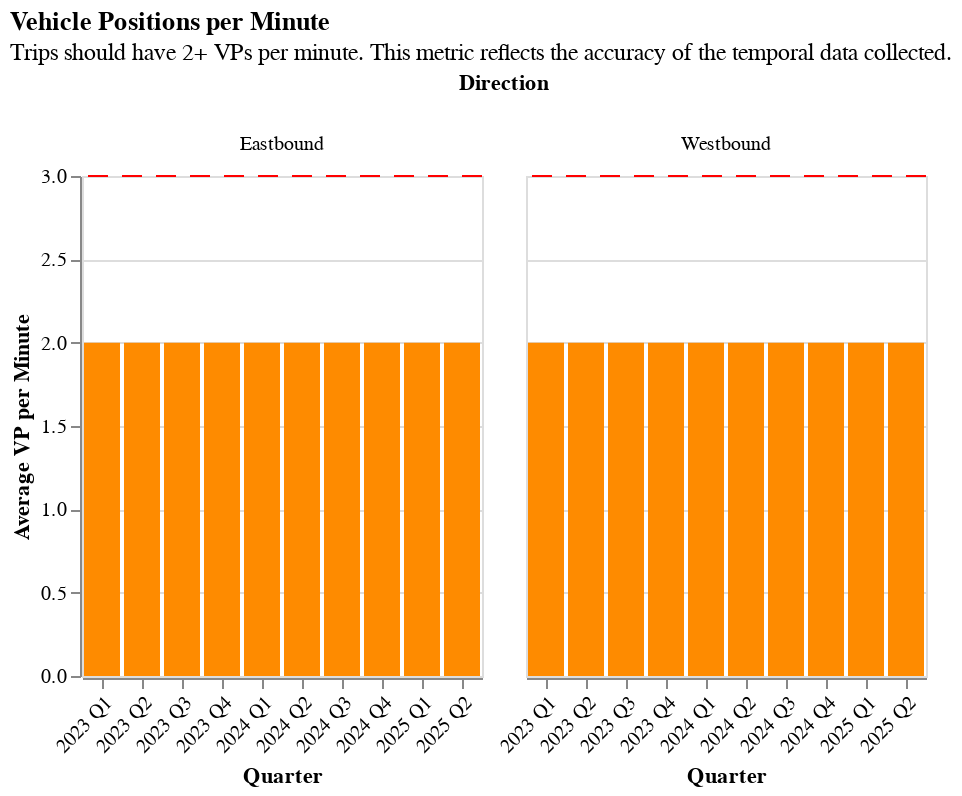

Here is the notebook cell this chart was saved with:
### Code cell
vp_per_minute_chart(qtr_df.loc[qtr_df["Period"]=="All Day"])

### Figure 1 — Vega-Lite specification as saved in the notebook (floating-point values rounded to 4 significant figures)
{"config": {"view": {"continuousWidth": 300, "continuousHeight": 300}}, "data": {"name": "data-ba779ca335407fb9646fb0dedc0496fc"}, "facet": {"column": {"field": "Direction", "type": "nominal"}}, "spec": {"layer": [{"mark": {"type": "bar"}, "encoding": {"color": {"field": "Average VP per Minute", "legend": null, "scale": {"range": ["#dd217d", "#fc5c04", "#fcb40e", "#ccbb44"]}, "title": "Average VP per Minute", "type": "quantitative"}, "tooltip": [{"field": "Quarter", "type": "nominal"}, {"field": "Route", "type": "nominal"}, {"field": "Direction", "type": "nominal"}, {"field": "Average VP per Minute", "type": "quantitative"}], "x": {"axis": {"format": "", "labelAngle": -45}, "field": "Quarter", "title": "Quarter", "type": "nominal"}, "y": {"field": "Average VP per Minute", "title": "Average VP per Minute", "type": "quantitative"}}}, {"data": {"name": "data-83a01a0d96f2bd579148b2ee059dbae5"}, "mark": {"type": "rule", "color": "red", "strokeDash": [10, 7]}, "encoding": {"y": {"aggregate": "mean", "field": "ruler", "type": "quantitative"}}}], "height": 250, "width": 200}, "title": {"text": "Vehicle Positions per Minute", "subtitle": "Trips should have 2+ VPs per minute. This metric reflects the accuracy of the temporal data collected."}, "$schema": "https://vega.github.io/schema/vega-lite/v5.20.1.json", "datasets": {"data-ba779ca335407fb9646fb0dedc0496fc": [{"Direction (0/1)": 0, "Period": "All Day", "Average Scheduled Service (trip minutes)": 40.0, "# Scheduled Trips": 477, "# Realtime Trips": 475, "Route": "1 CALIFORNIA", "Direction": "Westbound", "# Minutes with 1+ VP per Minute": 8063.0, "# Minutes with 2+ VP per Minute": 7950.0, "# Early Arrival Trips": 4, "# On-Time Trips": 121, "# Late Trips": 350, "Average VP per Minute": 2.0, "% VP within Scheduled Shape": 100.0, "% Scheduled Trip w/ 1+ VP/Minute": 100.0, "% Scheduled Trip w/ 2+ VP/Minute": 100.0, "Realtime versus Scheduled Service Ratio": 2.0, "Speed (MPH)": 5.0, "Portfolio Organization Name": "City and County of San Francisco", "Headway (Minutes)": 9.0, "GTFS Availability": "schedule_and_vp", "Average Stop Distance (Miles)": 0.0, "Quarter": "2023 Q2"}, {"Direction (0/1)": 1, "Period": "All Day", "Average Scheduled Service (trip minutes)": 38.0, "# Scheduled Trips": 494, "# Realtime Trips": 485, "Route": "1 CALIFORNIA", "Direction": "Eastbound", "# Minutes with 1+ VP per Minute": 9054.0, "# Minutes with 2+ VP per Minute": 8935.0, "# Early Arrival Trips": 5, "# On-Time Trips": 34, "# Late Trips": 446, "Average VP per Minute": 2.0, "% VP within Scheduled Shape": 100.0, "% Scheduled Trip w/ 1+ VP/Minute": 100.0, "% Scheduled Trip w/ 2+ VP/Minute": 100.0, "Realtime versus Scheduled Service Ratio": 2.0, "Speed (MPH)": 5.0, "Portfolio Organization Name": "City and County of San Francisco", "Headway (Minutes)": 9.0, "GTFS Availability": "schedule_and_vp", "Average Stop Distance (Miles)": 0.0, "Quarter": "2023 Q2"}, {"Direction (0/1)": 0, "Period": "All Day", "Average Scheduled Service (trip minutes)": 38.0, "# Scheduled Trips": 350, "# Realtime Trips": 347, "Route": "1 CALIFORNIA", "Direction": "Westbound", "# Minutes with 1+ VP per Minute": 8176.0, "# Minutes with 2+ VP per Minute": 8050.0, "# Early Arrival Trips": 3, "# On-Time Trips": 131, "# Late Trips": 213, "Average VP per Minute": 2.0, "% VP within Scheduled Shape": 100.0, "% Scheduled Trip w/ 1+ VP/Minute": 100.0, "% Scheduled Trip w/ 2+ VP/Minute": 100.0, "Realtime versus Scheduled Service Ratio": 2.0, "Speed (MPH)": 5.0, "Portfolio Organization Name": "City and County of San Francisco", "Headway (Minutes)": 8.0, "GTFS Availability": "schedule_and_vp", "Average Stop Distance (Miles)": 0.0, "Quarter": "2023 Q3"}, {"Direction (0/1)": 1, "Period": "All Day", "Average Scheduled Service (trip minutes)": 36.0, "# Scheduled Trips": 356, "# Realtime Trips": 350, "Route": "1 CALIFORNIA", "Direction": "Eastbound", "# Minutes with 1+ VP per Minute": 9665.0, "# Minutes with 2+ VP per Minute": 9548.0, "# Early Arrival Trips": 1, "# On-Time Trips": 25, "# Late Trips": 324, "Average VP per Minute": 2.0, "% VP within Scheduled Shape": 100.0, "% Scheduled Trip w/ 1+ VP/Minute": 200.0, "% Scheduled Trip w/ 2+ VP/Minute": 100.0, "Realtime versus Scheduled Service Ratio": 2.0, "Speed (MPH)": 5.0, "Portfolio Organization Name": "City and County of San Francisco", "Headway (Minutes)": 8.0, "GTFS Availability": "schedule_and_vp", "Average Stop Distance (Miles)": 0.0, "Quarter": "2023 Q3"}, {"Direction (0/1)": 0, "Period": "All Day", "Average Scheduled Service (trip minutes)": 38.0, "# Scheduled Trips": 525, "# Realtime Trips": 514, "Route": "1 CALIFORNIA", "Direction": "Westbound", "# Minutes with 1+ VP per Minute": 8252.0, "# Minutes with 2+ VP per Minute": 8131.0, "# Early Arrival Trips": 14, "# On-Time Trips": 153, "# Late Trips": 347, "Average VP per Minute": 2.0, "% VP within Scheduled Shape": 100.0, "% Scheduled Trip w/ 1+ VP/Minute": 100.0, "% Scheduled Trip w/ 2+ VP/Minute": 100.0, "Realtime versus Scheduled Service Ratio": 2.0, "Speed (MPH)": 5.0, "Portfolio Organization Name": "City and County of San Francisco", "Headway (Minutes)": 8.0, "GTFS Availability": "schedule_and_vp", "Average Stop Distance (Miles)": 0.0, "Quarter": "2023 Q4"}, {"Direction (0/1)": 1, "Period": "All Day", "Average Scheduled Service (trip minutes)": 36.0, "# Scheduled Trips": 534, "# Realtime Trips": 522, "Route": "1 CALIFORNIA", "Direction": "Eastbound", "# Minutes with 1+ VP per Minute": 9377.0, "# Minutes with 2+ VP per Minute": 9249.0, "# Early Arrival Trips": 7, "# On-Time Trips": 41, "# Late Trips": 474, "Average VP per Minute": 2.0, "% VP within Scheduled Shape": 100.0, "% Scheduled Trip w/ 1+ VP/Minute": 100.0, "% Scheduled Trip w/ 2+ VP/Minute": 100.0, "Realtime versus Scheduled Service Ratio": 2.0, "Speed (MPH)": 5.0, "Portfolio Organization Name": "City and County of San Francisco", "Headway (Minutes)": 8.0, "GTFS Availability": "schedule_and_vp", "Average Stop Distance (Miles)": 0.0, "Quarter": "2023 Q4"}, {"Direction (0/1)": 0, "Period": "All Day", "Average Scheduled Service (trip minutes)": 38.0, "# Scheduled Trips": 525, "# Realtime Trips": 525, "Route": "1 CALIFORNIA", "Direction": "Westbound", "# Minutes with 1+ VP per Minute": 8012.0, "# Minutes with 2+ VP per Minute": 7893.0, "# Early Arrival Trips": 10, "# On-Time Trips": 236, "# Late Trips": 279, "Average VP per Minute": 2.0, "% VP within Scheduled Shape": 100.0, "% Scheduled Trip w/ 1+ VP/Minute": 100.0, "% Scheduled Trip w/ 2+ VP/Minute": 100.0, "Realtime versus Scheduled Service Ratio": 2.0, "Speed (MPH)": 5.0, "Portfolio Organization Name": "City and County of San Francisco", "Headway (Minutes)": 8.0, "GTFS Availability": "schedule_and_vp", "Average Stop Distance (Miles)": 0.0, "Quarter": "2024 Q1"}, {"Direction (0/1)": 1, "Period": "All Day", "Average Scheduled Service (trip minutes)": 36.0, "# Scheduled Trips": 534, "# Realtime Trips": 532, "Route": "1 CALIFORNIA", "Direction": "Eastbound", "# Minutes with 1+ VP per Minute": 9981.0, "# Minutes with 2+ VP per Minute": 9858.0, "# Early Arrival Trips": 3, "# On-Time Trips": 30, "# Late Trips": 499, "Average VP per Minute": 2.0, "% VP within Scheduled Shape": 100.0, "% Scheduled Trip w/ 1+ VP/Minute": 200.0, "% Scheduled Trip w/ 2+ VP/Minute": 200.0, "Realtime versus Scheduled Service Ratio": 2.0, "Speed (MPH)": 5.0, "Portfolio Organization Name": "City and County of San Francisco", "Headway (Minutes)": 8.0, "GTFS Availability": "schedule_and_vp", "Average Stop Distance (Miles)": 0.0, "Quarter": "2024 Q1"}, {"Direction (0/1)": 0, "Period": "All Day", "Average Scheduled Service (trip minutes)": 38.0, "# Scheduled Trips": 350, "# Realtime Trips": 346, "Route": "1 CALIFORNIA", "Direction": "Westbound", "# Minutes with 1+ VP per Minute": 8280.0, "# Minutes with 2+ VP per Minute": 8170.0, "# Early Arrival Trips": 8, "# On-Time Trips": 100, "# Late Trips": 238, "Average VP per Minute": 2.0, "% VP within Scheduled Shape": 100.0, "% Scheduled Trip w/ 1+ VP/Minute": 100.0, "% Scheduled Trip w/ 2+ VP/Minute": 100.0, "Realtime versus Scheduled Service Ratio": 2.0, "Speed (MPH)": 5.0, "Portfolio Organization Name": "City and County of San Francisco", "Headway (Minutes)": 8.0, "GTFS Availability": "schedule_and_vp", "Average Stop Distance (Miles)": 0.0, "Quarter": "2024 Q2"}, {"Direction (0/1)": 1, "Period": "All Day", "Average Scheduled Service (trip minutes)": 36.0, "# Scheduled Trips": 356, "# Realtime Trips": 350, "Route": "1 CALIFORNIA", "Direction": "Eastbound", "# Minutes with 1+ VP per Minute": 9335.0, "# Minutes with 2+ VP per Minute": 9216.0, "# Early Arrival Trips": 6, "# On-Time Trips": 23, "# Late Trips": 321, "Average VP per Minute": 2.0, "% VP within Scheduled Shape": 100.0, "% Scheduled Trip w/ 1+ VP/Minute": 100.0, "% Scheduled Trip w/ 2+ VP/Minute": 100.0, "Realtime versus Scheduled Service Ratio": 2.0, "Speed (MPH)": 5.0, "Portfolio Organization Name": "City and County of San Francisco", "Headway (Minutes)": 8.0, "GTFS Availability": "schedule_and_vp", "Average Stop Distance (Miles)": 0.0, "Quarter": "2024 Q2"}, {"Direction (0/1)": 0, "Period": "All Day", "Average Scheduled Service (trip minutes)": 37.0, "# Scheduled Trips": 539, "# Realtime Trips": 530, "Route": "1 CALIFORNIA", "Direction": "Westbound", "# Minutes with 1+ VP per Minute": 8862.0, "# Minutes with 2+ VP per Minute": 8739.0, "# Early Arrival Trips": 9, "# On-Time Trips": 55, "# Late Trips": 466, "Average VP per Minute": 2.0, "% VP within Scheduled Shape": 100.0, "% Scheduled Trip w/ 1+ VP/Minute": 100.0, "% Scheduled Trip w/ 2+ VP/Minute": 100.0, "Realtime versus Scheduled Service Ratio": 2.0, "Speed (MPH)": 5.0, "Portfolio Organization Name": "City and County of San Francisco", "Headway (Minutes)": 8.0, "GTFS Availability": "schedule_and_vp", "Average Stop Distance (Miles)": 0.0, "Quarter": "2024 Q3"}, {"Direction (0/1)": 1, "Period": "All Day", "Average Scheduled Service (trip minutes)": 36.0, "# Scheduled Trips": 548, "# Realtime Trips": 543, "Route": "1 CALIFORNIA", "Direction": "Eastbound", "# Minutes with 1+ VP per Minute": 8836.0, "# Minutes with 2+ VP per Minute": 8685.0, "# Early Arrival Trips": 13, "# On-Time Trips": 59, "# Late Trips": 471, "Average VP per Minute": 2.0, "% VP within Scheduled Shape": 100.0, "% Scheduled Trip w/ 1+ VP/Minute": 100.0, "% Scheduled Trip w/ 2+ VP/Minute": 100.0, "Realtime versus Scheduled Service Ratio": 2.0, "Speed (MPH)": 5.0, "Portfolio Organization Name": "City and County of San Francisco", "Headway (Minutes)": 8.0, "GTFS Availability": "schedule_and_vp", "Average Stop Distance (Miles)": 0.0, "Quarter": "2024 Q3"}, {"Direction (0/1)": 0, "Period": "All Day", "Average Scheduled Service (trip minutes)": 35.0, "# Scheduled Trips": 567, "# Realtime Trips": 565, "Route": "1 CALIFORNIA", "Direction": "Westbound", "# Minutes with 1+ VP per Minute": 9020.0, "# Minutes with 2+ VP per Minute": 8901.0, "# Early Arrival Trips": 2, "# On-Time Trips": 64, "# Late Trips": 499, "Average VP per Minute": 2.0, "% VP within Scheduled Shape": 100.0, "% Scheduled Trip w/ 1+ VP/Minute": 100.0, "% Scheduled Trip w/ 2+ VP/Minute": 100.0, "Realtime versus Scheduled Service Ratio": 2.0, "Speed (MPH)": 6.0, "Portfolio Organization Name": "City and County of San Francisco", "Headway (Minutes)": 8.0, "GTFS Availability": "schedule_and_vp", "Average Stop Distance (Miles)": 1.0, "Quarter": "2024 Q4"}, {"Direction (0/1)": 1, "Period": "All Day", "Average Scheduled Service (trip minutes)": 35.0, "# Scheduled Trips": 576, "# Realtime Trips": 573, "Route": "1 CALIFORNIA", "Direction": "Eastbound", "# Minutes with 1+ VP per Minute": 9472.0, "# Minutes with 2+ VP per Minute": 9343.0, "# Early Arrival Trips": 5, "# On-Time Trips": 43, "# Late Trips": 525, "Average VP per Minute": 2.0, "% VP within Scheduled Shape": 100.0, "% Scheduled Trip w/ 1+ VP/Minute": 100.0, "% Scheduled Trip w/ 2+ VP/Minute": 100.0, "Realtime versus Scheduled Service Ratio": 2.0, "Speed (MPH)": 5.0, "Portfolio Organization Name": "City and County of San Francisco", "Headway (Minutes)": 8.0, "GTFS Availability": "schedule_and_vp", "Average Stop Distance (Miles)": 1.0, "Quarter": "2024 Q4"}, {"Direction (0/1)": 0, "Period": "All Day", "Average Scheduled Service (trip minutes)": 35.0, "# Scheduled Trips": 378, "# Realtime Trips": 378, "Route": "1 CALIFORNIA", "Direction": "Westbound", "# Minutes with 1+ VP per Minute": 9181.0, "# Minutes with 2+ VP per Minute": 9071.0, "# Early Arrival Trips": 1, "# On-Time Trips": 40, "# Late Trips": 337, "Average VP per Minute": 2.0, "% VP within Scheduled Shape": 100.0, "% Scheduled Trip w/ 1+ VP/Minute": 100.0, "% Scheduled Trip w/ 2+ VP/Minute": 100.0, "Realtime versus Scheduled Service Ratio": 2.0, "Speed (MPH)": 9.0, "Portfolio Organization Name": "City and County of San Francisco", "Headway (Minutes)": 8.0, "GTFS Availability": "schedule_and_vp", "Average Stop Distance (Miles)": 2.0, "Quarter": "2025 Q1"}, {"Direction (0/1)": 1, "Period": "All Day", "Average Scheduled Service (trip minutes)": 35.0, "# Scheduled Trips": 384, "# Realtime Trips": 384, "Route": "1 CALIFORNIA", "Direction": "Eastbound", "# Minutes with 1+ VP per Minute": 9422.0, "# Minutes with 2+ VP per Minute": 9299.0, "# Early Arrival Trips": 2, "# On-Time Trips": 30, "# Late Trips": 352, "Average VP per Minute": 2.0, "% VP within Scheduled Shape": 100.0, "% Scheduled Trip w/ 1+ VP/Minute": 100.0, "% Scheduled Trip w/ 2+ VP/Minute": 100.0, "Realtime versus Scheduled Service Ratio": 2.0, "Speed (MPH)": 14.0, "Portfolio Organization Name": "City and County of San Francisco", "Headway (Minutes)": 8.0, "GTFS Availability": "schedule_and_vp", "Average Stop Distance (Miles)": 2.0, "Quarter": "2025 Q1"}, {"Direction (0/1)": 0, "Period": "All Day", "Average Scheduled Service (trip minutes)": 35.0, "# Scheduled Trips": 378, "# Realtime Trips": 376, "Route": "1 CALIFORNIA", "Direction": "Westbound", "# Minutes with 1+ VP per Minute": 8125.0, "# Minutes with 2+ VP per Minute": 7995.0, "# Early Arrival Trips": 6, "# On-Time Trips": 156, "# Late Trips": 214, "Average VP per Minute": 2.0, "% VP within Scheduled Shape": 100.0, "% Scheduled Trip w/ 1+ VP/Minute": 100.0, "% Scheduled Trip w/ 2+ VP/Minute": 100.0, "Realtime versus Scheduled Service Ratio": 2.0, "Speed (MPH)": 8.0, "Portfolio Organization Name": "City and County of San Francisco", "Headway (Minutes)": 8.0, "GTFS Availability": "schedule_and_vp", "Average Stop Distance (Miles)": 2.0, "Quarter": "2025 Q2"}, {"Direction (0/1)": 1, "Period": "All Day", "Average Scheduled Service (trip minutes)": 35.0, "# Scheduled Trips": 384, "# Realtime Trips": 384, "Route": "1 CALIFORNIA", "Direction": "Eastbound", "# Minutes with 1+ VP per Minute": 10210.0, "# Minutes with 2+ VP per Minute": 10070.0, "# Early Arrival Trips": 4, "# On-Time Trips": 16, "# Late Trips": 364, "Average VP per Minute": 2.0, "% VP within Scheduled Shape": 100.0, "% Scheduled Trip w/ 1+ VP/Minute": 200.0, "% Scheduled Trip w/ 2+ VP/Minute": 200.0, "Realtime versus Scheduled Service Ratio": 2.0, "Speed (MPH)": 15.0, "Portfolio Organization Name": "City and County of San Francisco", "Headway (Minutes)": 8.0, "GTFS Availability": "schedule_and_vp", "Average Stop Distance (Miles)": 3.0, "Quarter": "2025 Q2"}, {"Direction (0/1)": 0, "Period": "All Day", "Average Scheduled Service (trip minutes)": 41.0, "# Scheduled Trips": 151, "# Realtime Trips": 150, "Route": "1 CALIFORNIA", "Direction": "Westbound", "# Minutes with 1+ VP per Minute": 7853.0, "# Minutes with 2+ VP per Minute": 7751.0, "# Early Arrival Trips": 3, "# On-Time Trips": 24, "# Late Trips": 123, "Average VP per Minute": 2.0, "% VP within Scheduled Shape": 100.0, "% Scheduled Trip w/ 1+ VP/Minute": 100.0, "% Scheduled Trip w/ 2+ VP/Minute": 100.0, "Realtime versus Scheduled Service Ratio": 2.0, "Speed (MPH)": 5.0, "Portfolio Organization Name": "City and County of San Francisco", "Headway (Minutes)": 10.0, "GTFS Availability": "schedule_and_vp", "Average Stop Distance (Miles)": 0.0, "Quarter": "2023 Q1"}, {"Direction (0/1)": 1, "Period": "All Day", "Average Scheduled Service (trip minutes)": 38.0, "# Scheduled Trips": 158, "# Realtime Trips": 156, "Route": "1 CALIFORNIA", "Direction": "Eastbound", "# Minutes with 1+ VP per Minute": 8678.0, "# Minutes with 2+ VP per Minute": 8559.0, "# Early Arrival Trips": 1, "# On-Time Trips": 13, "# Late Trips": 142, "Average VP per Minute": 2.0, "% VP within Scheduled Shape": 100.0, "% Scheduled Trip w/ 1+ VP/Minute": 100.0, "% Scheduled Trip w/ 2+ VP/Minute": 100.0, "Realtime versus Scheduled Service Ratio": 2.0, "Speed (MPH)": 5.0, "Portfolio Organization Name": "City and County of San Francisco", "Headway (Minutes)": 9.0, "GTFS Availability": "schedule_and_vp", "Average Stop Distance (Miles)": 0.0, "Quarter": "2023 Q1"}], "data-83a01a0d96f2bd579148b2ee059dbae5": [{"Direction (0/1)": 0, "Period": "All Day", "Average Scheduled Service (trip minutes)": 40.0, "# Scheduled Trips": 477, "# Realtime Trips": 475, "Route": "1 CALIFORNIA", "Direction": "Westbound", "# Minutes with 1+ VP per Minute": 8063.0, "# Minutes with 2+ VP per Minute": 7950.0, "# Early Arrival Trips": 4, "# On-Time Trips": 121, "# Late Trips": 350, "Average VP per Minute": 2.0, "% VP within Scheduled Shape": 100.0, "% Scheduled Trip w/ 1+ VP/Minute": 100.0, "% Scheduled Trip w/ 2+ VP/Minute": 100.0, "Realtime versus Scheduled Service Ratio": 2.0, "Speed (MPH)": 5.0, "Portfolio Organization Name": "City and County of San Francisco", "Headway (Minutes)": 9.0, "GTFS Availability": "schedule_and_vp", "Average Stop Distance (Miles)": 0.0, "Quarter": "2023 Q2", "ruler": 3}, {"Direction (0/1)": 1, "Period": "All Day", "Average Scheduled Service (trip minutes)": 38.0, "# Scheduled Trips": 494, "# Realtime Trips": 485, "Route": "1 CALIFORNIA", "Direction": "Eastbound", "# Minutes with 1+ VP per Minute": 9054.0, "# Minutes with 2+ VP per Minute": 8935.0, "# Early Arrival Trips": 5, "# On-Time Trips": 34, "# Late Trips": 446, "Average VP per Minute": 2.0, "% VP within Scheduled Shape": 100.0, "% Scheduled Trip w/ 1+ VP/Minute": 100.0, "% Scheduled Trip w/ 2+ VP/Minute": 100.0, "Realtime versus Scheduled Service Ratio": 2.0, "Speed (MPH)": 5.0, "Portfolio Organization Name": "City and County of San Francisco", "Headway (Minutes)": 9.0, "GTFS Availability": "schedule_and_vp", "Average Stop Distance (Miles)": 0.0, "Quarter": "2023 Q2", "ruler": 3}, {"Direction (0/1)": 0, "Period": "All Day", "Average Scheduled Service (trip minutes)": 38.0, "# Scheduled Trips": 350, "# Realtime Trips": 347, "Route": "1 CALIFORNIA", "Direction": "Westbound", "# Minutes with 1+ VP per Minute": 8176.0, "# Minutes with 2+ VP per Minute": 8050.0, "# Early Arrival Trips": 3, "# On-Time Trips": 131, "# Late Trips": 213, "Average VP per Minute": 2.0, "% VP within Scheduled Shape": 100.0, "% Scheduled Trip w/ 1+ VP/Minute": 100.0, "% Scheduled Trip w/ 2+ VP/Minute": 100.0, "Realtime versus Scheduled Service Ratio": 2.0, "Speed (MPH)": 5.0, "Portfolio Organization Name": "City and County of San Francisco", "Headway (Minutes)": 8.0, "GTFS Availability": "schedule_and_vp", "Average Stop Distance (Miles)": 0.0, "Quarter": "2023 Q3", "ruler": 3}, {"Direction (0/1)": 1, "Period": "All Day", "Average Scheduled Service (trip minutes)": 36.0, "# Scheduled Trips": 356, "# Realtime Trips": 350, "Route": "1 CALIFORNIA", "Direction": "Eastbound", "# Minutes with 1+ VP per Minute": 9665.0, "# Minutes with 2+ VP per Minute": 9548.0, "# Early Arrival Trips": 1, "# On-Time Trips": 25, "# Late Trips": 324, "Average VP per Minute": 2.0, "% VP within Scheduled Shape": 100.0, "% Scheduled Trip w/ 1+ VP/Minute": 200.0, "% Scheduled Trip w/ 2+ VP/Minute": 100.0, "Realtime versus Scheduled Service Ratio": 2.0, "Speed (MPH)": 5.0, "Portfolio Organization Name": "City and County of San Francisco", "Headway (Minutes)": 8.0, "GTFS Availability": "schedule_and_vp", "Average Stop Distance (Miles)": 0.0, "Quarter": "2023 Q3", "ruler": 3}, {"Direction (0/1)": 0, "Period": "All Day", "Average Scheduled Service (trip minutes)": 38.0, "# Scheduled Trips": 525, "# Realtime Trips": 514, "Route": "1 CALIFORNIA", "Direction": "Westbound", "# Minutes with 1+ VP per Minute": 8252.0, "# Minutes with 2+ VP per Minute": 8131.0, "# Early Arrival Trips": 14, "# On-Time Trips": 153, "# Late Trips": 347, "Average VP per Minute": 2.0, "% VP within Scheduled Shape": 100.0, "% Scheduled Trip w/ 1+ VP/Minute": 100.0, "% Scheduled Trip w/ 2+ VP/Minute": 100.0, "Realtime versus Scheduled Service Ratio": 2.0, "Speed (MPH)": 5.0, "Portfolio Organization Name": "City and County of San Francisco", "Headway (Minutes)": 8.0, "GTFS Availability": "schedule_and_vp", "Average Stop Distance (Miles)": 0.0, "Quarter": "2023 Q4", "ruler": 3}, {"Direction (0/1)": 1, "Period": "All Day", "Average Scheduled Service (trip minutes)": 36.0, "# Scheduled Trips": 534, "# Realtime Trips": 522, "Route": "1 CALIFORNIA", "Direction": "Eastbound", "# Minutes with 1+ VP per Minute": 9377.0, "# Minutes with 2+ VP per Minute": 9249.0, "# Early Arrival Trips": 7, "# On-Time Trips": 41, "# Late Trips": 474, "Average VP per Minute": 2.0, "% VP within Scheduled Shape": 100.0, "% Scheduled Trip w/ 1+ VP/Minute": 100.0, "% Scheduled Trip w/ 2+ VP/Minute": 100.0, "Realtime versus Scheduled Service Ratio": 2.0, "Speed (MPH)": 5.0, "Portfolio Organization Name": "City and County of San Francisco", "Headway (Minutes)": 8.0, "GTFS Availability": "schedule_and_vp", "Average Stop Distance (Miles)": 0.0, "Quarter": "2023 Q4", "ruler": 3}, {"Direction (0/1)": 0, "Period": "All Day", "Average Scheduled Service (trip minutes)": 38.0, "# Scheduled Trips": 525, "# Realtime Trips": 525, "Route": "1 CALIFORNIA", "Direction": "Westbound", "# Minutes with 1+ VP per Minute": 8012.0, "# Minutes with 2+ VP per Minute": 7893.0, "# Early Arrival Trips": 10, "# On-Time Trips": 236, "# Late Trips": 279, "Average VP per Minute": 2.0, "% VP within Scheduled Shape": 100.0, "% Scheduled Trip w/ 1+ VP/Minute": 100.0, "% Scheduled Trip w/ 2+ VP/Minute": 100.0, "Realtime versus Scheduled Service Ratio": 2.0, "Speed (MPH)": 5.0, "Portfolio Organization Name": "City and County of San Francisco", "Headway (Minutes)": 8.0, "GTFS Availability": "schedule_and_vp", "Average Stop Distance (Miles)": 0.0, "Quarter": "2024 Q1", "ruler": 3}, {"Direction (0/1)": 1, "Period": "All Day", "Average Scheduled Service (trip minutes)": 36.0, "# Scheduled Trips": 534, "# Realtime Trips": 532, "Route": "1 CALIFORNIA", "Direction": "Eastbound", "# Minutes with 1+ VP per Minute": 9981.0, "# Minutes with 2+ VP per Minute": 9858.0, "# Early Arrival Trips": 3, "# On-Time Trips": 30, "# Late Trips": 499, "Average VP per Minute": 2.0, "% VP within Scheduled Shape": 100.0, "% Scheduled Trip w/ 1+ VP/Minute": 200.0, "% Scheduled Trip w/ 2+ VP/Minute": 200.0, "Realtime versus Scheduled Service Ratio": 2.0, "Speed (MPH)": 5.0, "Portfolio Organization Name": "City and County of San Francisco", "Headway (Minutes)": 8.0, "GTFS Availability": "schedule_and_vp", "Average Stop Distance (Miles)": 0.0, "Quarter": "2024 Q1", "ruler": 3}, {"Direction (0/1)": 0, "Period": "All Day", "Average Scheduled Service (trip minutes)": 38.0, "# Scheduled Trips": 350, "# Realtime Trips": 346, "Route": "1 CALIFORNIA", "Direction": "Westbound", "# Minutes with 1+ VP per Minute": 8280.0, "# Minutes with 2+ VP per Minute": 8170.0, "# Early Arrival Trips": 8, "# On-Time Trips": 100, "# Late Trips": 238, "Average VP per Minute": 2.0, "% VP within Scheduled Shape": 100.0, "% Scheduled Trip w/ 1+ VP/Minute": 100.0, "% Scheduled Trip w/ 2+ VP/Minute": 100.0, "Realtime versus Scheduled Service Ratio": 2.0, "Speed (MPH)": 5.0, "Portfolio Organization Name": "City and County of San Francisco", "Headway (Minutes)": 8.0, "GTFS Availability": "schedule_and_vp", "Average Stop Distance (Miles)": 0.0, "Quarter": "2024 Q2", "ruler": 3}, {"Direction (0/1)": 1, "Period": "All Day", "Average Scheduled Service (trip minutes)": 36.0, "# Scheduled Trips": 356, "# Realtime Trips": 350, "Route": "1 CALIFORNIA", "Direction": "Eastbound", "# Minutes with 1+ VP per Minute": 9335.0, "# Minutes with 2+ VP per Minute": 9216.0, "# Early Arrival Trips": 6, "# On-Time Trips": 23, "# Late Trips": 321, "Average VP per Minute": 2.0, "% VP within Scheduled Shape": 100.0, "% Scheduled Trip w/ 1+ VP/Minute": 100.0, "% Scheduled Trip w/ 2+ VP/Minute": 100.0, "Realtime versus Scheduled Service Ratio": 2.0, "Speed (MPH)": 5.0, "Portfolio Organization Name": "City and County of San Francisco", "Headway (Minutes)": 8.0, "GTFS Availability": "schedule_and_vp", "Average Stop Distance (Miles)": 0.0, "Quarter": "2024 Q2", "ruler": 3}, {"Direction (0/1)": 0, "Period": "All Day", "Average Scheduled Service (trip minutes)": 37.0, "# Scheduled Trips": 539, "# Realtime Trips": 530, "Route": "1 CALIFORNIA", "Direction": "Westbound", "# Minutes with 1+ VP per Minute": 8862.0, "# Minutes with 2+ VP per Minute": 8739.0, "# Early Arrival Trips": 9, "# On-Time Trips": 55, "# Late Trips": 466, "Average VP per Minute": 2.0, "% VP within Scheduled Shape": 100.0, "% Scheduled Trip w/ 1+ VP/Minute": 100.0, "% Scheduled Trip w/ 2+ VP/Minute": 100.0, "Realtime versus Scheduled Service Ratio": 2.0, "Speed (MPH)": 5.0, "Portfolio Organization Name": "City and County of San Francisco", "Headway (Minutes)": 8.0, "GTFS Availability": "schedule_and_vp", "Average Stop Distance (Miles)": 0.0, "Quarter": "2024 Q3", "ruler": 3}, {"Direction (0/1)": 1, "Period": "All Day", "Average Scheduled Service (trip minutes)": 36.0, "# Scheduled Trips": 548, "# Realtime Trips": 543, "Route": "1 CALIFORNIA", "Direction": "Eastbound", "# Minutes with 1+ VP per Minute": 8836.0, "# Minutes with 2+ VP per Minute": 8685.0, "# Early Arrival Trips": 13, "# On-Time Trips": 59, "# Late Trips": 471, "Average VP per Minute": 2.0, "% VP within Scheduled Shape": 100.0, "% Scheduled Trip w/ 1+ VP/Minute": 100.0, "% Scheduled Trip w/ 2+ VP/Minute": 100.0, "Realtime versus Scheduled Service Ratio": 2.0, "Speed (MPH)": 5.0, "Portfolio Organization Name": "City and County of San Francisco", "Headway (Minutes)": 8.0, "GTFS Availability": "schedule_and_vp", "Average Stop Distance (Miles)": 0.0, "Quarter": "2024 Q3", "ruler": 3}, {"Direction (0/1)": 0, "Period": "All Day", "Average Scheduled Service (trip minutes)": 35.0, "# Scheduled Trips": 567, "# Realtime Trips": 565, "Route": "1 CALIFORNIA", "Direction": "Westbound", "# Minutes with 1+ VP per Minute": 9020.0, "# Minutes with 2+ VP per Minute": 8901.0, "# Early Arrival Trips": 2, "# On-Time Trips": 64, "# Late Trips": 499, "Average VP per Minute": 2.0, "% VP within Scheduled Shape": 100.0, "% Scheduled Trip w/ 1+ VP/Minute": 100.0, "% Scheduled Trip w/ 2+ VP/Minute": 100.0, "Realtime versus Scheduled Service Ratio": 2.0, "Speed (MPH)": 6.0, "Portfolio Organization Name": "City and County of San Francisco", "Headway (Minutes)": 8.0, "GTFS Availability": "schedule_and_vp", "Average Stop Distance (Miles)": 1.0, "Quarter": "2024 Q4", "ruler": 3}, {"Direction (0/1)": 1, "Period": "All Day", "Average Scheduled Service (trip minutes)": 35.0, "# Scheduled Trips": 576, "# Realtime Trips": 573, "Route": "1 CALIFORNIA", "Direction": "Eastbound", "# Minutes with 1+ VP per Minute": 9472.0, "# Minutes with 2+ VP per Minute": 9343.0, "# Early Arrival Trips": 5, "# On-Time Trips": 43, "# Late Trips": 525, "Average VP per Minute": 2.0, "% VP within Scheduled Shape": 100.0, "% Scheduled Trip w/ 1+ VP/Minute": 100.0, "% Scheduled Trip w/ 2+ VP/Minute": 100.0, "Realtime versus Scheduled Service Ratio": 2.0, "Speed (MPH)": 5.0, "Portfolio Organization Name": "City and County of San Francisco", "Headway (Minutes)": 8.0, "GTFS Availability": "schedule_and_vp", "Average Stop Distance (Miles)": 1.0, "Quarter": "2024 Q4", "ruler": 3}, {"Direction (0/1)": 0, "Period": "All Day", "Average Scheduled Service (trip minutes)": 35.0, "# Scheduled Trips": 378, "# Realtime Trips": 378, "Route": "1 CALIFORNIA", "Direction": "Westbound", "# Minutes with 1+ VP per Minute": 9181.0, "# Minutes with 2+ VP per Minute": 9071.0, "# Early Arrival Trips": 1, "# On-Time Trips": 40, "# Late Trips": 337, "Average VP per Minute": 2.0, "% VP within Scheduled Shape": 100.0, "% Scheduled Trip w/ 1+ VP/Minute": 100.0, "% Scheduled Trip w/ 2+ VP/Minute": 100.0, "Realtime versus Scheduled Service Ratio": 2.0, "Speed (MPH)": 9.0, "Portfolio Organization Name": "City and County of San Francisco", "Headway (Minutes)": 8.0, "GTFS Availability": "schedule_and_vp", "Average Stop Distance (Miles)": 2.0, "Quarter": "2025 Q1", "ruler": 3}, {"Direction (0/1)": 1, "Period": "All Day", "Average Scheduled Service (trip minutes)": 35.0, "# Scheduled Trips": 384, "# Realtime Trips": 384, "Route": "1 CALIFORNIA", "Direction": "Eastbound", "# Minutes with 1+ VP per Minute": 9422.0, "# Minutes with 2+ VP per Minute": 9299.0, "# Early Arrival Trips": 2, "# On-Time Trips": 30, "# Late Trips": 352, "Average VP per Minute": 2.0, "% VP within Scheduled Shape": 100.0, "% Scheduled Trip w/ 1+ VP/Minute": 100.0, "% Scheduled Trip w/ 2+ VP/Minute": 100.0, "Realtime versus Scheduled Service Ratio": 2.0, "Speed (MPH)": 14.0, "Portfolio Organization Name": "City and County of San Francisco", "Headway (Minutes)": 8.0, "GTFS Availability": "schedule_and_vp", "Average Stop Distance (Miles)": 2.0, "Quarter": "2025 Q1", "ruler": 3}, {"Direction (0/1)": 0, "Period": "All Day", "Average Scheduled Service (trip minutes)": 35.0, "# Scheduled Trips": 378, "# Realtime Trips": 376, "Route": "1 CALIFORNIA", "Direction": "Westbound", "# Minutes with 1+ VP per Minute": 8125.0, "# Minutes with 2+ VP per Minute": 7995.0, "# Early Arrival Trips": 6, "# On-Time Trips": 156, "# Late Trips": 214, "Average VP per Minute": 2.0, "% VP within Scheduled Shape": 100.0, "% Scheduled Trip w/ 1+ VP/Minute": 100.0, "% Scheduled Trip w/ 2+ VP/Minute": 100.0, "Realtime versus Scheduled Service Ratio": 2.0, "Speed (MPH)": 8.0, "Portfolio Organization Name": "City and County of San Francisco", "Headway (Minutes)": 8.0, "GTFS Availability": "schedule_and_vp", "Average Stop Distance (Miles)": 2.0, "Quarter": "2025 Q2", "ruler": 3}, {"Direction (0/1)": 1, "Period": "All Day", "Average Scheduled Service (trip minutes)": 35.0, "# Scheduled Trips": 384, "# Realtime Trips": 384, "Route": "1 CALIFORNIA", "Direction": "Eastbound", "# Minutes with 1+ VP per Minute": 10210.0, "# Minutes with 2+ VP per Minute": 10070.0, "# Early Arrival Trips": 4, "# On-Time Trips": 16, "# Late Trips": 364, "Average VP per Minute": 2.0, "% VP within Scheduled Shape": 100.0, "% Scheduled Trip w/ 1+ VP/Minute": 200.0, "% Scheduled Trip w/ 2+ VP/Minute": 200.0, "Realtime versus Scheduled Service Ratio": 2.0, "Speed (MPH)": 15.0, "Portfolio Organization Name": "City and County of San Francisco", "Headway (Minutes)": 8.0, "GTFS Availability": "schedule_and_vp", "Average Stop Distance (Miles)": 3.0, "Quarter": "2025 Q2", "ruler": 3}, {"Direction (0/1)": 0, "Period": "All Day", "Average Scheduled Service (trip minutes)": 41.0, "# Scheduled Trips": 151, "# Realtime Trips": 150, "Route": "1 CALIFORNIA", "Direction": "Westbound", "# Minutes with 1+ VP per Minute": 7853.0, "# Minutes with 2+ VP per Minute": 7751.0, "# Early Arrival Trips": 3, "# On-Time Trips": 24, "# Late Trips": 123, "Average VP per Minute": 2.0, "% VP within Scheduled Shape": 100.0, "% Scheduled Trip w/ 1+ VP/Minute": 100.0, "% Scheduled Trip w/ 2+ VP/Minute": 100.0, "Realtime versus Scheduled Service Ratio": 2.0, "Speed (MPH)": 5.0, "Portfolio Organization Name": "City and County of San Francisco", "Headway (Minutes)": 10.0, "GTFS Availability": "schedule_and_vp", "Average Stop Distance (Miles)": 0.0, "Quarter": "2023 Q1", "ruler": 3}, {"Direction (0/1)": 1, "Period": "All Day", "Average Scheduled Service (trip minutes)": 38.0, "# Scheduled Trips": 158, "# Realtime Trips": 156, "Route": "1 CALIFORNIA", "Direction": "Eastbound", "# Minutes with 1+ VP per Minute": 8678.0, "# Minutes with 2+ VP per Minute": 8559.0, "# Early Arrival Trips": 1, "# On-Time Trips": 13, "# Late Trips": 142, "Average VP per Minute": 2.0, "% VP within Scheduled Shape": 100.0, "% Scheduled Trip w/ 1+ VP/Minute": 100.0, "% Scheduled Trip w/ 2+ VP/Minute": 100.0, "Realtime versus Scheduled Service Ratio": 2.0, "Speed (MPH)": 5.0, "Portfolio Organization Name": "City and County of San Francisco", "Headway (Minutes)": 9.0, "GTFS Availability": "schedule_and_vp", "Average Stop Distance (Miles)": 0.0, "Quarter": "2023 Q1", "ruler": 3}]}}
